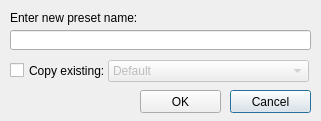
<?xml version="1.0" encoding="UTF-8"?>
<ui version="4.0">
 <class>UmaNewPresetDialog</class>
 <widget class="QDialog" name="UmaNewPresetDialog">
  <property name="geometry">
   <rect>
    <x>0</x>
    <y>0</y>
    <width>321</width>
    <height>121</height>
   </rect>
  </property>
  <property name="windowTitle">
   <string notr="true">New preset</string>
  </property>
  <widget class="QLabel" name="label">
   <property name="geometry">
    <rect>
     <x>10</x>
     <y>10</y>
     <width>371</width>
     <height>16</height>
    </rect>
   </property>
   <property name="text">
    <string notr="true">Enter new preset name:</string>
   </property>
  </widget>
  <widget class="QLineEdit" name="lineEdit">
   <property name="geometry">
    <rect>
     <x>10</x>
     <y>30</y>
     <width>301</width>
     <height>20</height>
    </rect>
   </property>
   <property name="text">
    <string notr="true"/>
   </property>
  </widget>
  <widget class="QPushButton" name="pushButton">
   <property name="geometry">
    <rect>
     <x>230</x>
     <y>90</y>
     <width>81</width>
     <height>23</height>
    </rect>
   </property>
   <property name="text">
    <string notr="true">Cancel</string>
   </property>
  </widget>
  <widget class="QPushButton" name="pushButton_2">
   <property name="geometry">
    <rect>
     <x>140</x>
     <y>90</y>
     <width>81</width>
     <height>23</height>
    </rect>
   </property>
   <property name="text">
    <string notr="true">OK</string>
   </property>
  </widget>
  <widget class="QCheckBox" name="checkBox">
   <property name="geometry">
    <rect>
     <x>10</x>
     <y>60</y>
     <width>121</width>
     <height>21</height>
    </rect>
   </property>
   <property name="text">
    <string>Copy existing:</string>
   </property>
  </widget>
  <widget class="QComboBox" name="comboBox">
   <property name="enabled">
    <bool>false</bool>
   </property>
   <property name="geometry">
    <rect>
     <x>108</x>
     <y>60</y>
     <width>201</width>
     <height>22</height>
    </rect>
   </property>
   <property name="currentText">
    <string>Default</string>
   </property>
   <item>
    <property name="text">
     <string>Default</string>
    </property>
   </item>
  </widget>
 </widget>
 <resources/>
 <connections/>
</ui>
